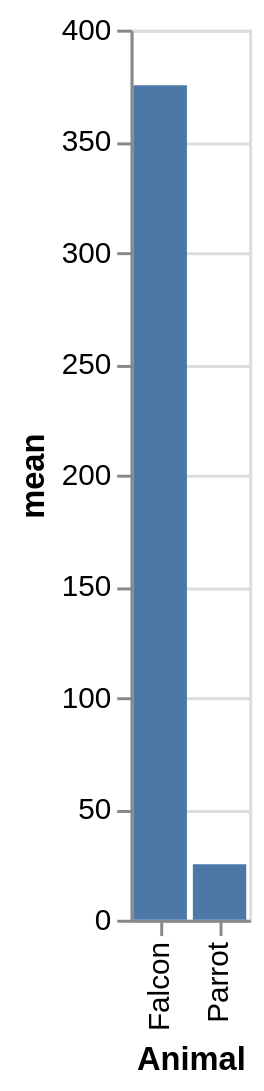

Notebook code for this chart:
### Code cell
chart = alt.Chart(df).mark_bar().encode(
    x='Animal:O',  # O for ordinal
    y='mean:Q'      # Q for quantitative
)
chart

### Figure 1 — Vega-Lite specification as saved in the notebook (floating-point values rounded to 4 significant figures)
{"config": {"view": {"continuousWidth": 300, "continuousHeight": 300}}, "data": {"name": "data-61f6b0144f236361c8c05cc365593ac7"}, "mark": {"type": "bar"}, "encoding": {"x": {"field": "Animal", "type": "ordinal"}, "y": {"field": "mean", "type": "quantitative"}}, "$schema": "https://vega.github.io/schema/vega-lite/v6.1.0.json", "datasets": {"data-61f6b0144f236361c8c05cc365593ac7": [{"Animal": "Falcon", "mean": 375.0, "count": 750.0}, {"Animal": "Parrot", "mean": 25.0, "count": 50.0}]}}
